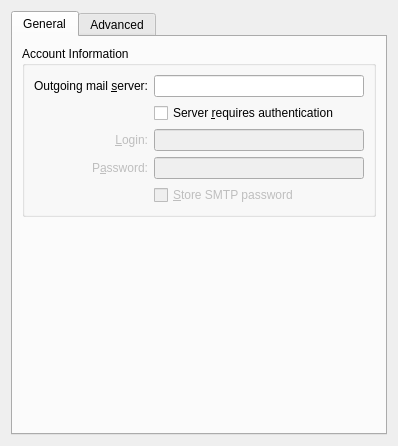
<?xml version="1.0" encoding="UTF-8"?>
<ui version="4.0">
 <author>Volker Krause &lt;vkrause@kde.org&gt;, KovoKs &lt;tomalbers@kde.nl&gt;</author>
 <class>SMTPSettings</class>
 <widget class="QWidget" name="SMTPSettings">
  <property name="geometry">
   <rect>
    <x>0</x>
    <y>0</y>
    <width>398</width>
    <height>446</height>
   </rect>
  </property>
  <layout class="QVBoxLayout" name="verticalLayout">
   <item>
    <widget class="QTabWidget" name="tabWidget">
     <property name="currentIndex">
      <number>0</number>
     </property>
     <widget class="QWidget" name="smptTab">
      <attribute name="title">
       <string comment="general smtp settings">General</string>
      </attribute>
      <layout class="QVBoxLayout" name="verticalLayout_2">
       <item>
        <widget class="QGroupBox" name="groupBox">
         <property name="title">
          <string>Account Information</string>
         </property>
         <layout class="QGridLayout" name="gridLayout">
          <item row="0" column="0">
           <widget class="QLabel" name="hostLabel">
            <property name="text">
             <string>Outgoing mail &amp;server:</string>
            </property>
            <property name="alignment">
             <set>Qt::AlignRight|Qt::AlignTrailing|Qt::AlignVCenter</set>
            </property>
            <property name="buddy">
             <cstring>kcfg_host</cstring>
            </property>
           </widget>
          </item>
          <item row="0" column="1">
           <widget class="QLineEdit" name="kcfg_host"/>
          </item>
          <item row="2" column="0">
           <widget class="QLabel" name="usernameLabel">
            <property name="enabled">
             <bool>false</bool>
            </property>
            <property name="text">
             <string>&amp;Login:</string>
            </property>
            <property name="alignment">
             <set>Qt::AlignRight|Qt::AlignTrailing|Qt::AlignVCenter</set>
            </property>
            <property name="buddy">
             <cstring>kcfg_userName</cstring>
            </property>
           </widget>
          </item>
          <item row="2" column="1">
           <widget class="QLineEdit" name="kcfg_userName">
            <property name="enabled">
             <bool>false</bool>
            </property>
           </widget>
          </item>
          <item row="3" column="0">
           <widget class="QLabel" name="passwordLabel">
            <property name="enabled">
             <bool>false</bool>
            </property>
            <property name="text">
             <string>P&amp;assword:</string>
            </property>
            <property name="alignment">
             <set>Qt::AlignRight|Qt::AlignTrailing|Qt::AlignVCenter</set>
            </property>
            <property name="buddy">
             <cstring>password</cstring>
            </property>
           </widget>
          </item>
          <item row="3" column="1">
           <widget class="QLineEdit" name="password">
            <property name="enabled">
             <bool>false</bool>
            </property>
            <property name="whatsThis">
             <string>The password to send to the server for authorization.</string>
            </property>
            <property name="echoMode">
             <enum>QLineEdit::Password</enum>
            </property>
           </widget>
          </item>
          <item row="4" column="1">
           <widget class="QCheckBox" name="kcfg_storePassword">
            <property name="enabled">
             <bool>false</bool>
            </property>
            <property name="text">
             <string>&amp;Store SMTP password</string>
            </property>
           </widget>
          </item>
          <item row="1" column="1">
           <widget class="QCheckBox" name="kcfg_requiresAuthentication">
            <property name="text">
             <string>Server &amp;requires authentication</string>
            </property>
           </widget>
          </item>
         </layout>
        </widget>
       </item>
       <item>
        <spacer name="verticalSpacer">
         <property name="orientation">
          <enum>Qt::Vertical</enum>
         </property>
         <property name="sizeHint" stdset="0">
          <size>
           <width>20</width>
           <height>40</height>
          </size>
         </property>
        </spacer>
       </item>
      </layout>
     </widget>
     <widget class="QWidget" name="advancedTab">
      <attribute name="title">
       <string comment="advanced smtp settings">Advanced</string>
      </attribute>
      <layout class="QVBoxLayout" name="verticalLayout_7">
       <item>
        <widget class="QGroupBox" name="kcfg_encryption">
         <property name="enabled">
          <bool>true</bool>
         </property>
         <property name="title">
          <string>Connection Settings</string>
         </property>
         <layout class="QVBoxLayout" name="verticalLayout_5">
          <item>
           <widget class="QStackedWidget" name="checkCapabilitiesStack">
            <property name="currentIndex">
             <number>0</number>
            </property>
            <widget class="QWidget" name="page">
             <layout class="QVBoxLayout" name="verticalLayout_3">
              <item>
               <widget class="QPushButton" name="checkCapabilities">
                <property name="text">
                 <string>Auto Detect</string>
                </property>
               </widget>
              </item>
             </layout>
            </widget>
            <widget class="QWidget" name="page_2">
             <layout class="QVBoxLayout" name="verticalLayout_4">
              <item>
               <widget class="QProgressBar" name="checkCapabilitiesProgress">
                <property name="value">
                 <number>0</number>
                </property>
               </widget>
              </item>
             </layout>
            </widget>
           </widget>
          </item>
          <item>
           <widget class="QLabel" name="noAuthPossible">
            <property name="visible">
             <bool>false</bool>
            </property>
            <property name="frameShape">
             <enum>QFrame::Box</enum>
            </property>
            <property name="frameShadow">
             <enum>QFrame::Plain</enum>
            </property>
            <property name="lineWidth">
             <number>0</number>
            </property>
            <property name="text">
             <string>This server does not support authentication</string>
            </property>
            <property name="alignment">
             <set>Qt::AlignCenter</set>
            </property>
           </widget>
          </item>
          <item>
           <layout class="QFormLayout" name="formLayout_2">
            <property name="fieldGrowthPolicy">
             <enum>QFormLayout::ExpandingFieldsGrow</enum>
            </property>
            <item row="0" column="0">
             <widget class="QLabel" name="label">
              <property name="text">
               <string>Encryption:</string>
              </property>
             </widget>
            </item>
            <item row="0" column="1">
             <layout class="QHBoxLayout" name="encryptHLayout">
              <item>
               <widget class="QRadioButton" name="none">
                <property name="text">
                 <string>&amp;None</string>
                </property>
                <attribute name="buttonGroup">
                 <string notr="true">buttonGroup</string>
                </attribute>
               </widget>
              </item>
              <item>
               <widget class="QRadioButton" name="ssl">
                <property name="text">
                 <string>&amp;SSL</string>
                </property>
                <attribute name="buttonGroup">
                 <string notr="true">buttonGroup</string>
                </attribute>
               </widget>
              </item>
              <item>
               <widget class="QRadioButton" name="tls">
                <property name="text">
                 <string>&amp;TLS</string>
                </property>
                <attribute name="buttonGroup">
                 <string notr="true">buttonGroup</string>
                </attribute>
               </widget>
              </item>
             </layout>
            </item>
            <item row="1" column="0">
             <widget class="QLabel" name="portLabel">
              <property name="text">
               <string>&amp;Port:</string>
              </property>
              <property name="alignment">
               <set>Qt::AlignRight|Qt::AlignTrailing|Qt::AlignVCenter</set>
              </property>
              <property name="buddy">
               <cstring>kcfg_port</cstring>
              </property>
             </widget>
            </item>
            <item row="1" column="1">
             <widget class="QSpinBox" name="kcfg_port">
              <property name="minimum">
               <number>1</number>
              </property>
              <property name="maximum">
               <number>32767</number>
              </property>
              <property name="value">
               <number>25</number>
              </property>
             </widget>
            </item>
            <item row="2" column="0">
             <widget class="QLabel" name="authLabel">
              <property name="text">
               <string>Authentication:</string>
              </property>
             </widget>
            </item>
            <item row="2" column="1">
             <widget class="KComboBox" name="authCombo"/>
            </item>
           </layout>
          </item>
         </layout>
        </widget>
       </item>
       <item>
        <widget class="QGroupBox" name="groupBox_2">
         <property name="title">
          <string>SMTP Settings</string>
         </property>
         <layout class="QFormLayout" name="formLayout">
          <item row="0" column="0" colspan="2">
           <widget class="QCheckBox" name="kcfg_specifyHostname">
            <property name="text">
             <string>Sen&amp;d custom hostname to server</string>
            </property>
           </widget>
          </item>
          <item row="1" column="0">
           <widget class="QLabel" name="hostnameLabel">
            <property name="enabled">
             <bool>false</bool>
            </property>
            <property name="text">
             <string>Hos&amp;tname:</string>
            </property>
            <property name="alignment">
             <set>Qt::AlignRight|Qt::AlignTrailing|Qt::AlignVCenter</set>
            </property>
            <property name="buddy">
             <cstring>kcfg_localHostname</cstring>
            </property>
           </widget>
          </item>
          <item row="1" column="1">
           <widget class="QLineEdit" name="kcfg_localHostname">
            <property name="enabled">
             <bool>false</bool>
            </property>
           </widget>
          </item>
          <item row="2" column="0" colspan="2">
           <widget class="QCheckBox" name="kcfg_specifySenderOverwriteAddress">
            <property name="text">
             <string>Use custom sender address</string>
            </property>
           </widget>
          </item>
          <item row="3" column="0">
           <widget class="QLabel" name="label_2">
            <property name="enabled">
             <bool>false</bool>
            </property>
            <property name="text">
             <string>Sender Address:</string>
            </property>
           </widget>
          </item>
          <item row="3" column="1">
           <widget class="QLineEdit" name="kcfg_senderOverwriteAddress">
            <property name="enabled">
             <bool>false</bool>
            </property>
           </widget>
          </item>
          <item row="4" column="0">
           <widget class="QLabel" name="precommandLabel">
            <property name="text">
             <string>Precommand:</string>
            </property>
            <property name="alignment">
             <set>Qt::AlignRight|Qt::AlignTrailing|Qt::AlignVCenter</set>
            </property>
           </widget>
          </item>
          <item row="4" column="1">
           <widget class="QLineEdit" name="kcfg_precommand"/>
          </item>
         </layout>
        </widget>
       </item>
       <item>
        <spacer name="verticalSpacer_2">
         <property name="orientation">
          <enum>Qt::Vertical</enum>
         </property>
         <property name="sizeHint" stdset="0">
          <size>
           <width>20</width>
           <height>0</height>
          </size>
         </property>
        </spacer>
       </item>
      </layout>
     </widget>
    </widget>
   </item>
  </layout>
 </widget>
 <customwidgets>
  <customwidget>
   <class>KComboBox</class>
   <extends>QComboBox</extends>
   <header>kcombobox.h</header>
  </customwidget>
 </customwidgets>
 <tabstops>
  <tabstop>tabWidget</tabstop>
  <tabstop>kcfg_host</tabstop>
  <tabstop>kcfg_requiresAuthentication</tabstop>
  <tabstop>kcfg_userName</tabstop>
  <tabstop>password</tabstop>
  <tabstop>kcfg_storePassword</tabstop>
  <tabstop>checkCapabilities</tabstop>
  <tabstop>none</tabstop>
  <tabstop>ssl</tabstop>
  <tabstop>tls</tabstop>
  <tabstop>authCombo</tabstop>
  <tabstop>kcfg_specifyHostname</tabstop>
  <tabstop>kcfg_localHostname</tabstop>
  <tabstop>kcfg_specifySenderOverwriteAddress</tabstop>
  <tabstop>kcfg_senderOverwriteAddress</tabstop>
  <tabstop>kcfg_precommand</tabstop>
 </tabstops>
 <resources/>
 <connections>
  <connection>
   <sender>kcfg_specifyHostname</sender>
   <signal>toggled(bool)</signal>
   <receiver>hostnameLabel</receiver>
   <slot>setEnabled(bool)</slot>
   <hints>
    <hint type="sourcelabel">
     <x>101</x>
     <y>249</y>
    </hint>
    <hint type="destinationlabel">
     <x>83</x>
     <y>277</y>
    </hint>
   </hints>
  </connection>
  <connection>
   <sender>kcfg_specifyHostname</sender>
   <signal>toggled(bool)</signal>
   <receiver>kcfg_localHostname</receiver>
   <slot>setEnabled(bool)</slot>
   <hints>
    <hint type="sourcelabel">
     <x>196</x>
     <y>249</y>
    </hint>
    <hint type="destinationlabel">
     <x>199</x>
     <y>277</y>
    </hint>
   </hints>
  </connection>
  <connection>
   <sender>kcfg_requiresAuthentication</sender>
   <signal>toggled(bool)</signal>
   <receiver>kcfg_userName</receiver>
   <slot>setEnabled(bool)</slot>
   <hints>
    <hint type="sourcelabel">
     <x>372</x>
     <y>110</y>
    </hint>
    <hint type="destinationlabel">
     <x>372</x>
     <y>137</y>
    </hint>
   </hints>
  </connection>
  <connection>
   <sender>kcfg_requiresAuthentication</sender>
   <signal>toggled(bool)</signal>
   <receiver>usernameLabel</receiver>
   <slot>setEnabled(bool)</slot>
   <hints>
    <hint type="sourcelabel">
     <x>372</x>
     <y>110</y>
    </hint>
    <hint type="destinationlabel">
     <x>141</x>
     <y>137</y>
    </hint>
   </hints>
  </connection>
  <connection>
   <sender>kcfg_requiresAuthentication</sender>
   <signal>toggled(bool)</signal>
   <receiver>passwordLabel</receiver>
   <slot>setEnabled(bool)</slot>
   <hints>
    <hint type="sourcelabel">
     <x>372</x>
     <y>110</y>
    </hint>
    <hint type="destinationlabel">
     <x>128</x>
     <y>164</y>
    </hint>
   </hints>
  </connection>
  <connection>
   <sender>kcfg_requiresAuthentication</sender>
   <signal>toggled(bool)</signal>
   <receiver>password</receiver>
   <slot>setEnabled(bool)</slot>
   <hints>
    <hint type="sourcelabel">
     <x>372</x>
     <y>110</y>
    </hint>
    <hint type="destinationlabel">
     <x>372</x>
     <y>164</y>
    </hint>
   </hints>
  </connection>
  <connection>
   <sender>kcfg_requiresAuthentication</sender>
   <signal>toggled(bool)</signal>
   <receiver>kcfg_storePassword</receiver>
   <slot>setEnabled(bool)</slot>
   <hints>
    <hint type="sourcelabel">
     <x>372</x>
     <y>110</y>
    </hint>
    <hint type="destinationlabel">
     <x>372</x>
     <y>189</y>
    </hint>
   </hints>
  </connection>
  <connection>
   <sender>kcfg_specifySenderOverwriteAddress</sender>
   <signal>toggled(bool)</signal>
   <receiver>label_2</receiver>
   <slot>setEnabled(bool)</slot>
   <hints>
    <hint type="sourcelabel">
     <x>59</x>
     <y>299</y>
    </hint>
    <hint type="destinationlabel">
     <x>78</x>
     <y>312</y>
    </hint>
   </hints>
  </connection>
  <connection>
   <sender>kcfg_specifySenderOverwriteAddress</sender>
   <signal>toggled(bool)</signal>
   <receiver>kcfg_senderOverwriteAddress</receiver>
   <slot>setEnabled(bool)</slot>
   <hints>
    <hint type="sourcelabel">
     <x>152</x>
     <y>297</y>
    </hint>
    <hint type="destinationlabel">
     <x>169</x>
     <y>318</y>
    </hint>
   </hints>
  </connection>
 </connections>
 <buttongroups>
  <buttongroup name="buttonGroup"/>
 </buttongroups>
</ui>
